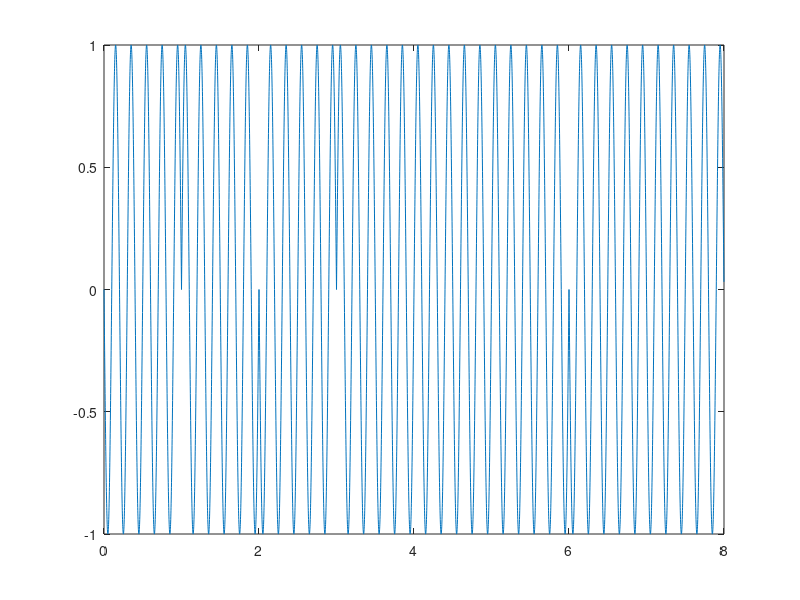

Write MATLAB code to recreate this figure.
bn = '01011100';
ln = length(bn);
Ts = 0.001;
Tb = 1;
t = 0:Ts:Tb-Ts;
p1 = ones(1,length(t));
yo = [];
for n=1:ln
    if bn(n)=='1'
        y=p1;
    elseif bn(n) =='0'
        y=-1*p1;
    end
    yo = [yo, y];
end
t=0:Ts:(ln*Tb)-Ts;
c = sin(2*pi*5*t);
yMod = yo.*c;
plot(t,yMod);
